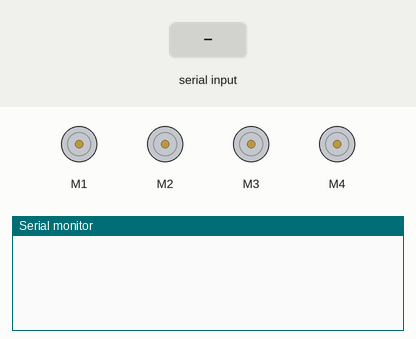
The sketch below on a simulated Arduino Uno, built with avr-gcc and run on an emulated ATmega328P. On the bench: 4 × DC motor (green arrow = forward, orange = backward, longer = faster), the last lines printed to the serial monitor. The test bench sets the inputs (shaded band).

Above: at 1.2 s.
1.3 s: "F\n" received over the second serial link
At 2.5 s:
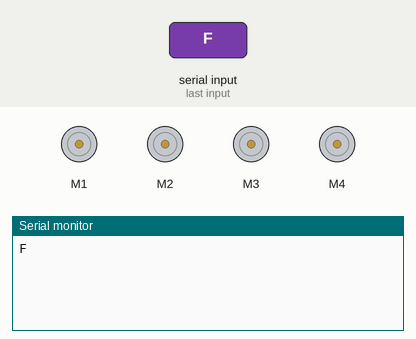
2.8 s: "B\n" received over the second serial link
At 3.9 s:
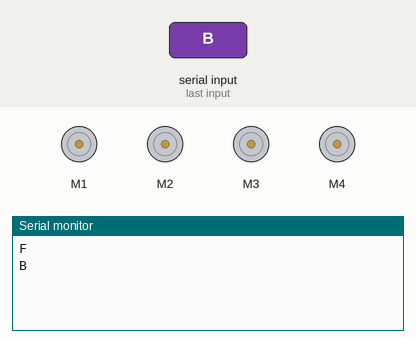
4.3 s: "L\n" received over the second serial link
At 5.1 s:
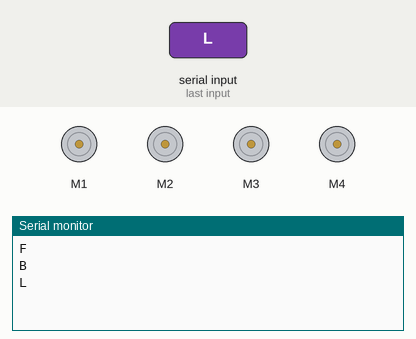
5.8 s: "R\n" received over the second serial link
At 6.2 s:
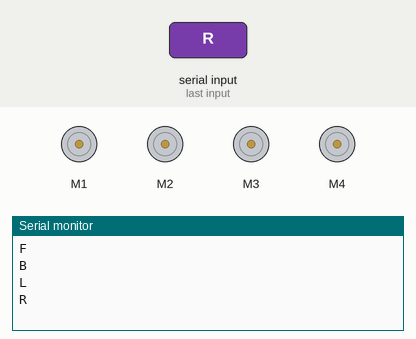

The sketch:

bluetooth_car.ino
```cpp
#include <AFMotor.h>
#include <SoftwareSerial.h>
SoftwareSerial Bluetooth(2, 13);  // RX, TX   (arduino's pin 2 is RX & pin 13 is TX)

bool DEBUG = true;
char BT;


AF_DCMotor motor1(1, MOTOR12_1KHZ);
AF_DCMotor motor2(2, MOTOR12_1KHZ);
AF_DCMotor motor3(3, MOTOR34_1KHZ);
AF_DCMotor motor4(4, MOTOR34_1KHZ);

// AF_DCMotor motor1(1);
// AF_DCMotor motor2(2);
// AF_DCMotor motor3(3);
// AF_DCMotor motor4(4);


void setup(){
  Serial.begin(9600);
  Bluetooth.begin(9600);
  // Stop();
}


void loop() {
  if (Bluetooth.available()>0) {

    BT=Bluetooth.read();
    Stop();

    if (DEBUG){
      Serial.print(BT);
      Serial.print("\n");
    }

    switch(BT){

      case 'F' :
        forward();
        // if (DEBUG) Serial.print("forward\n");
      break;

      case 'B' :
        back();
        // if (DEBUG) Serial.print("backward\n");
      break;

      case 'L' :
        left();
        // if (DEBUG) Serial.print("left\n");
      break;

      case 'R' :
        right();
        // if (DEBUG) Serial.print("right\n");
      break;

      default:
        // Stop();
      break;
  }
 }

}

void forward()
{
  motor1.setSpeed(255);
  motor1.run(FORWARD);
  motor2.setSpeed(255);
  motor2.run(FORWARD);
  motor3.setSpeed(255);
  motor3.run(FORWARD);
  motor4.setSpeed(255);
  motor4.run(FORWARD);
}

void back()
{
  motor1.setSpeed(255);
  motor1.run(BACKWARD);
  motor2.setSpeed(255);
  motor2.run(BACKWARD);
  motor3.setSpeed(255);
  motor3.run(BACKWARD);
  motor4.setSpeed(255);
  motor4.run(BACKWARD);
}

void left()
{
  motor1.setSpeed(255);
  motor1.run(BACKWARD);
  motor2.setSpeed(255);
  motor2.run(BACKWARD);
  motor3.setSpeed(255);
  motor3.run(FORWARD);
  motor4.setSpeed(255);
  motor4.run(FORWARD);
}

void right()
{
  motor1.setSpeed(255);
  motor1.run(FORWARD);
  motor2.setSpeed(255);
  motor2.run(FORWARD);
  motor3.setSpeed(255);
  motor3.run(BACKWARD);
  motor4.setSpeed(255);
  motor4.run(BACKWARD);
}

void Stop()
{
  motor1.setSpeed(0);
  motor1.run(RELEASE);
  motor2.setSpeed(0);
  motor2.run(RELEASE);
  motor3.setSpeed(0);
  motor3.run(RELEASE);
  motor4.setSpeed(0);
  motor4.run(RELEASE);
}
```

Measured:
- after the input at 1.3 s, the serial monitor: prints a new line at once (image 1)
- after the input at 2.8 s, the serial monitor: prints a new line at once (image 2)
- after the input at 4.3 s, the serial monitor: prints a new line at once (image 3)
- after the input at 5.8 s, the serial monitor: prints a new line at once (image 4)
